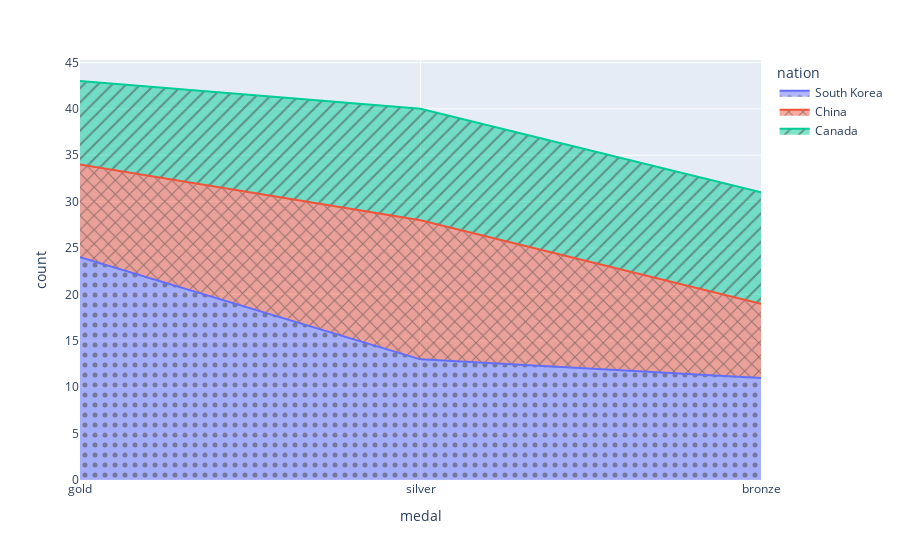

Here is the notebook cell this chart was saved with:
### Code cell
import plotly.express as px
df = px.data.medals_long()

fig = px.area(df, x="medal", y="count", color="nation",
             pattern_shape="nation", pattern_shape_sequence=[".", "x", "/"])
fig.show()

### Figure 1 — Plotly figure (JSON) as saved in the notebook; plotly's stock layout.template omitted (floating-point values rounded to 4 significant figures)
{"data": [{"fillpattern": {"shape": "."}, "hovertemplate": "nation=South Korea<br>medal=%{x}<br>count=%{y}<extra></extra>", "legendgroup": "South Korea", "line": {"color": "#636efa"}, "marker": {"symbol": "circle"}, "mode": "lines", "name": "South Korea", "orientation": "v", "showlegend": true, "stackgroup": "1", "type": "scatter", "x": ["gold", "silver", "bronze"], "xaxis": "x", "y": [24, 13, 11], "yaxis": "y"}, {"fillpattern": {"shape": "x"}, "hovertemplate": "nation=China<br>medal=%{x}<br>count=%{y}<extra></extra>", "legendgroup": "China", "line": {"color": "#EF553B"}, "marker": {"symbol": "circle"}, "mode": "lines", "name": "China", "orientation": "v", "showlegend": true, "stackgroup": "1", "type": "scatter", "x": ["gold", "silver", "bronze"], "xaxis": "x", "y": [10, 15, 8], "yaxis": "y"}, {"fillpattern": {"shape": "/"}, "hovertemplate": "nation=Canada<br>medal=%{x}<br>count=%{y}<extra></extra>", "legendgroup": "Canada", "line": {"color": "#00cc96"}, "marker": {"symbol": "circle"}, "mode": "lines", "name": "Canada", "orientation": "v", "showlegend": true, "stackgroup": "1", "type": "scatter", "x": ["gold", "silver", "bronze"], "xaxis": "x", "y": [9, 12, 12], "yaxis": "y"}], "layout": {"legend": {"title": {"text": "nation"}, "tracegroupgap": 0}, "margin": {"t": 60}, "xaxis": {"anchor": "y", "domain": [0, 1], "title": {"text": "medal"}}, "yaxis": {"anchor": "x", "domain": [0, 1], "title": {"text": "count"}}}}
